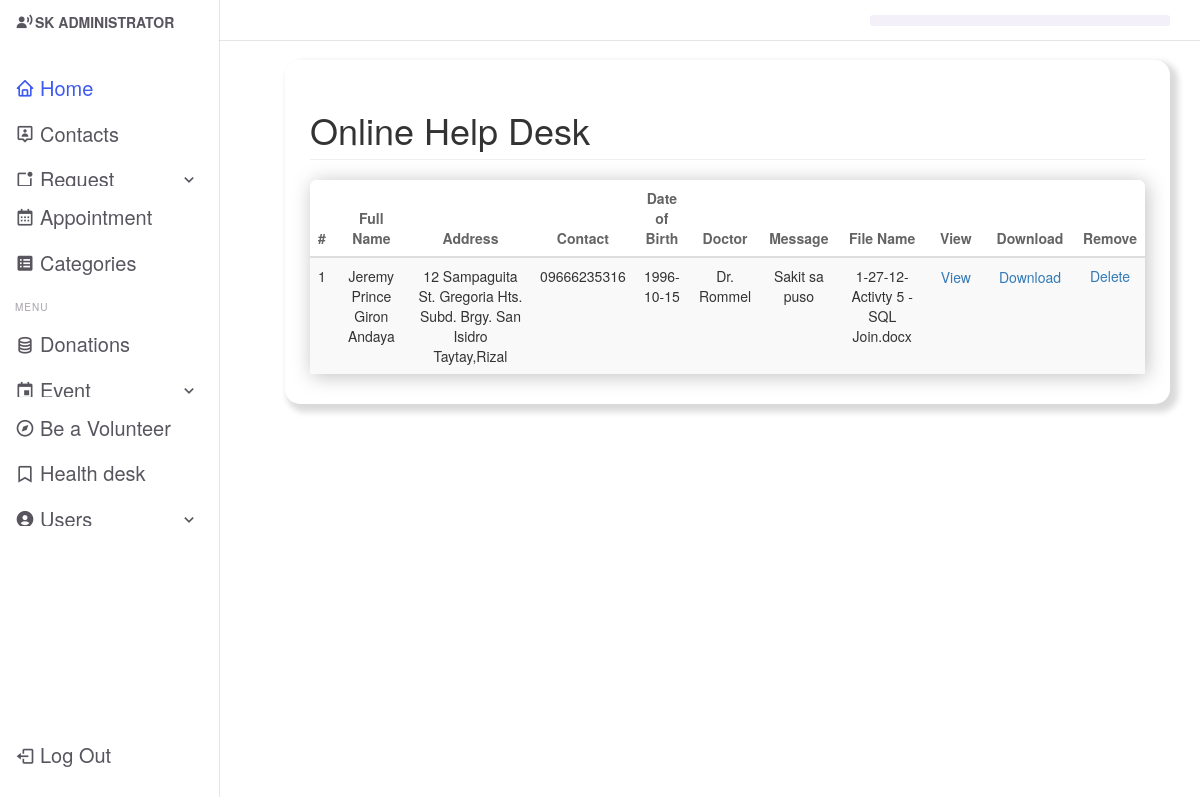
/admin/helpdeskview.php (signed in), run on the app's committed database.
### tables this page shows
CREATE TABLE `tbl_helpdesk` (
  `id` int(9) NOT NULL,
  `fullname` varchar(100) NOT NULL,
  `address` varchar(150) NOT NULL,
  `contact` varchar(12) NOT NULL,
  `date` date NOT NULL,
  `doctor` varchar(40) NOT NULL,
  `message` varchar(1000) NOT NULL,
  `filename` varchar(255) NOT NULL,
  `created` datetime NOT NULL
);

### admin/helpdeskview.php (the view, shortened to what this page needs)
<!DOCTYPE html>
<html lang="en">
<?php include "includes/admin_header.php"; ?>
<body style="background:#ffffff;">
    <div id="wrapper">
        <?php include "includes/admin_navigation.php"; ?>
        <div id="page-wrapper">
            <div class="container-fluid">
                <div class="row">
                    <div class="col-lg-12">
                        <h1 class="page-header"> Online Help Desk</h1>
                       <table class="table table-striped  table-hover table-primary">
                       <thead class="thead-dark">
                    <tr>
                        <th>#</th>
                       <th>Full Name</th>
                        <th>Address</th>
                        <th>Contact</th>
                        <th>Date of Birth</th>
                         <th>Doctor</th>
                        <th>Message</th>
                        <th>File Name</th>
                        <th>View</th>
                        <th>Download</th>
                        <th>Remove</th>
                    </tr>
                </thead>
                <tbody>
               <?php
            $query = "SELECT * FROM tbl_helpdesk ORDER by id DESC";
                        $result = mysqli_query($connection,$query);
                        $i =1;
                            while($row = mysqli_fetch_array($result)){
                            $id = $row['id'];
                            $fullname = $row['fullname'];
                            $address  = $row['address'];
                            $contact    = $row['contact'];
                            $date       = $row['date'];
                            $doctor    = $row['doctor'];
                            $message  = $row['message'];
                                 ?>
                    <?php
                        echo "<tr>";  ?>
                            <td><?php echo $i++; ?></td>
                            <?php
                            echo "<td>{$fullname}</td>";
                            echo "<td>{$address}</td>";
                            echo "<td>{$contact}</td>";
                            echo "<td>{$date}</td>";
                            echo "<td>{$doctor}</td>";
                            echo "<td>{$message}</td>"; ?>
                            <td><?php echo $row['filename']; ?> </td>
                            <td><button class><a href="helpuploads/<?php echo $row['filename']; ?>" target="_blank">View</td>
                            <td><button class><a href="helpuploads/<?php echo $row['filename']; ?>" download>Download
                            </td> <?php
                            echo "<td><a onClick=\"javascript: return confirm('Are you sure you want to delete?');\" href='helpdeskview.php?delete={$id}'>Delete</a></td>";
                            echo "</tr>";
                            ?>
                            <?php
                    }   ?>
                    </tbody>
            </table>
        </div>
    </div>
</div>
<?php include "includes/admin_footer.php" ?>

### admin/css/admin.css (style rules this page uses)
:root { --header-height: 3.5rem; --nav-width: 219px; --first-color: #3d5af1 !important; --first-color-light: #F4F0FA; --title-color: #19181B; --text-color: #58555E; --text-color-light: #A5A1AA; --body-color: #F9F6FD; --container-color: #FFFFFF; --body-font: 'Poppins', sans-serif; --normal-font-size:1rem !important; --small-font-size: 2rem !important; --smaller-font-size: 1.4rem !important; --font-medium: 500; --font-semi-bold: 600; --z-fixed: 100; }
@media screen and (min-width: 1024px) { :root { --normal-font-size: 1rem; --small-font-size: .875rem; --smaller-font-size: .813rem; } }
a { text-decoration: none; }
@media screen and (min-width: 768px) { body { padding: 1rem 3rem 0 6rem; } }

### admin/css/sb-admin.css (style rules this page uses)
body { margin-top: 100px; background-color: #222; }
@media (min-width:768px) { body { margin-top: 50px; } }
#wrapper { padding-left: 0; }
#page-wrapper { width: 100%; padding: 0; background-color: #fff; box-shadow: 5px 5px 6px 3px rgba(0,0,0,.150); border-radius: 15px; }
@media (min-width:768px) { #wrapper { padding-left: 225px; } }
@media (min-width:768px) { #page-wrapper { padding: 10px; } }
.table { margin-top: 1rem; max-width: 100%; width: 100%; border-collapse: collapse !important; font-size: 1rem; border-radius: 7px 7px 0 0; overflow: hidden; box-shadow: 2px 2px 20px rgba(0,0,0,0.25); }
.table th { background-color:#ffffff; color: rgb(100, 100, 100); }
.table thead tr { font-weight: normal; }
.table td , .table th { padding: 13px 12px; text-align: center; font-size: 1.4rem; }
.table tbody tr { cursor: pointer; transition: all .2s ease-in; }
.table td button { border: none; background: transparent; }
.table td button { outline: none; }

### data on the page
tbl_helpdesk: fullname "Jeremy Prince Giron Andaya", address "12 Sampaguita St. Gregoria Hts. Subd. Brgy. San Isidro Taytay,Rizal", contact "09666235316", date "1996-10-15", doctor "Dr. Rommel", message "Sakit sa puso", filename "1-27-12-Activty 5 - SQL Join.docx"
